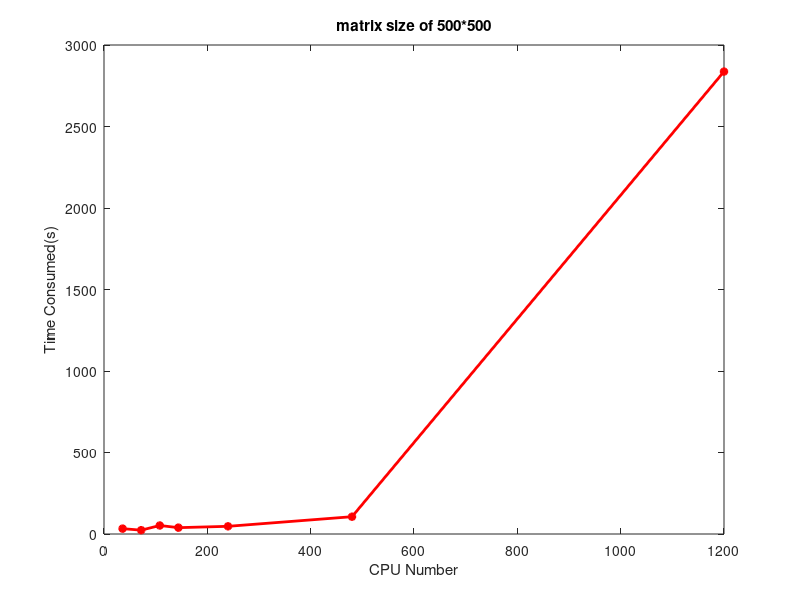
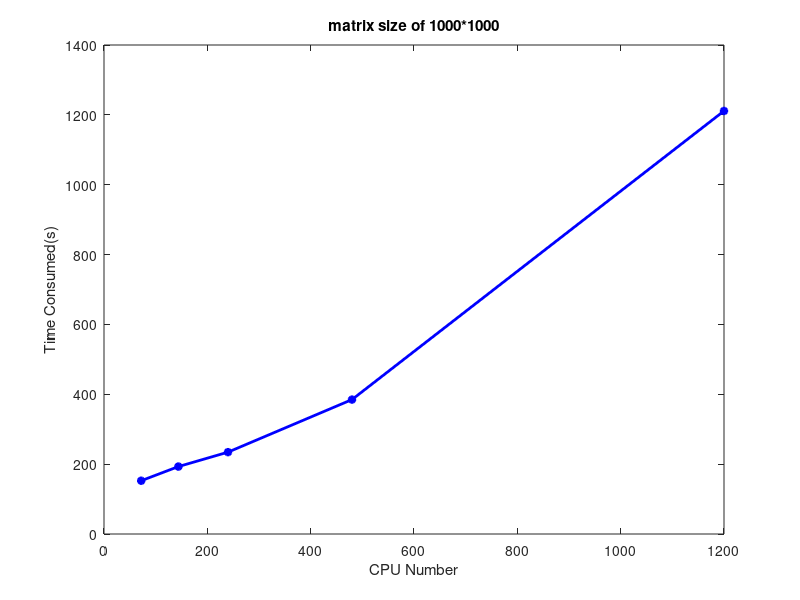
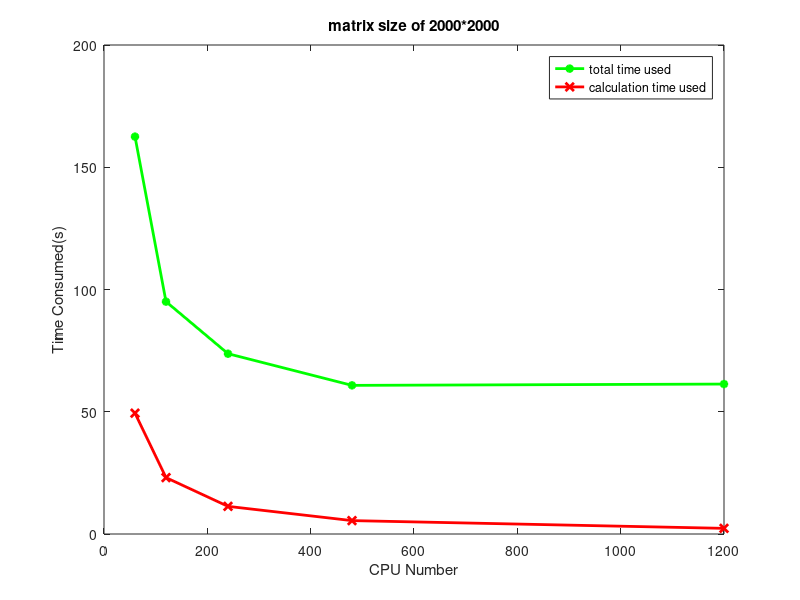
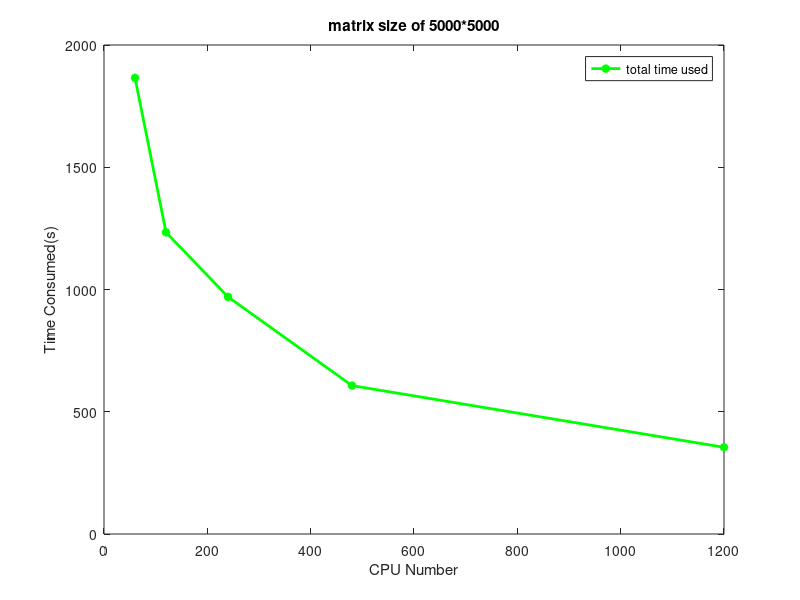

The MATLAB source for these figures, in order:
clear all;
close all;
clc;



input500 = [32.829601 , 23.481828, 52.228346, 38.880194, 47.115313, 106.129091, 2837.073885];
vectorSize500 = [36 72 108 144 240 480 1200];

plot(vectorSize500, input500 ,'r-*','LineWidth',2);
xlabel('CPU Number');
ylabel('Time Consumed(s)');
title('matrix size of 500*500');

input1k = [152.546136 193.049571 234.343909 384.852511 1211.192725 ];
vectorSize1000 = [72 144 240 480 1200 ];
figure
plot(vectorSize1000, input1k ,'b-*','LineWidth',2);
xlabel('CPU Number');
ylabel('Time Consumed(s)');
title('matrix size of 1000*1000');

total2k = [162.533 95.0455 73.7426  60.793 61.3212];
comm2k = [ 108.825 74.563  62.8102 53.1454 59.2037];
loop2k = [10869 8879 9670 13964 9164];
cal2k = (total2k - comm2k)./loop2k * 10000;
vectorSize2K = [60 120 240 480 1200]

figure
plot(vectorSize2K, total2k ,'g-*','LineWidth',2);
hold on;
plot(vectorSize2K, cal2k,'r-x','LineWidth',2 )
xlabel('CPU Number');
ylabel('Time Consumed(s)');
title('matrix size of 2000*2000');
legend('total time used','calculation time used');

total5k = [ 1865.72 1233.94 969.878 606.958 354.608 ];
vectorSize5k = vectorSize2K;
figure
plot(vectorSize5k, total5k ,'g-*','LineWidth',2);
xlabel('CPU Number');
ylabel('Time Consumed(s)');
title('matrix size of 5000*5000');
legend('total time used');